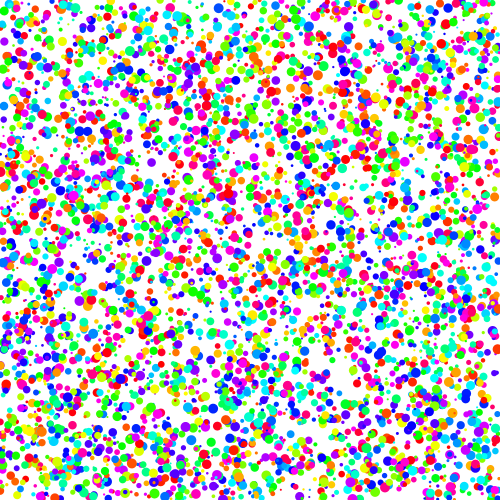
Frame 1 (no input)
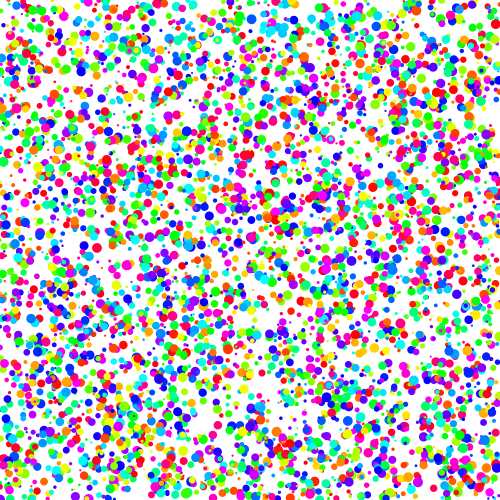
Frame 60 (the mouse pressed at the canvas centre just before this capture)
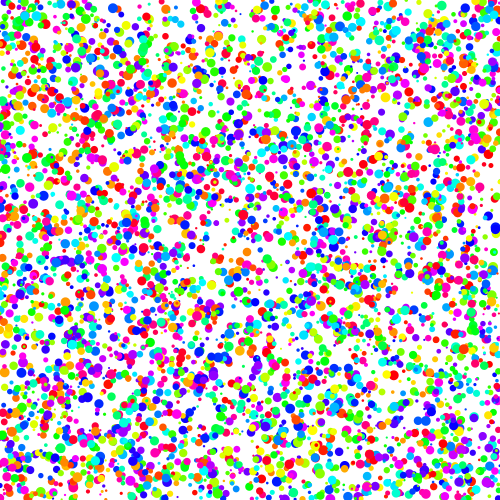
Frame 120 (the mouse held since frame 60 and released just before this capture)

The Processing sketch that drew these frames (run headless with seeded random() and noise(); from frame 60 on, the mouse is pressed at the canvas centre):

// Processing sketch: processing_160061
// ── processing_160061.pde

int cuantos = 5000;
float[] px = new float[cuantos]; 
float[] py = new float[cuantos];
float[] tm = new float[cuantos];
float[] vl = new float[cuantos];
color[] colores = new color[cuantos];
void setup() {
  colorMode(HSB);
  size(500,500);
  noStroke();
  for (int L = 0; L<cuantos ; L++) {
    px[L] = random(500);
    py[L] = random(500);
    tm[L] = random(2,10);
    vl[L] = random(0.1,5);
    colores[L] = color(random(255),255,255);
  }
}
void draw(){
  background(255);
  for (int L = 0; L<cuantos ; L++) {
    fill(colores[L]);
    ellipse(px[L],py[L],tm[L],tm[L]);
    px[L] = px[L] + vl[L];
    if(px[L]>width){
    px[L]=0;
    }
  }
}
